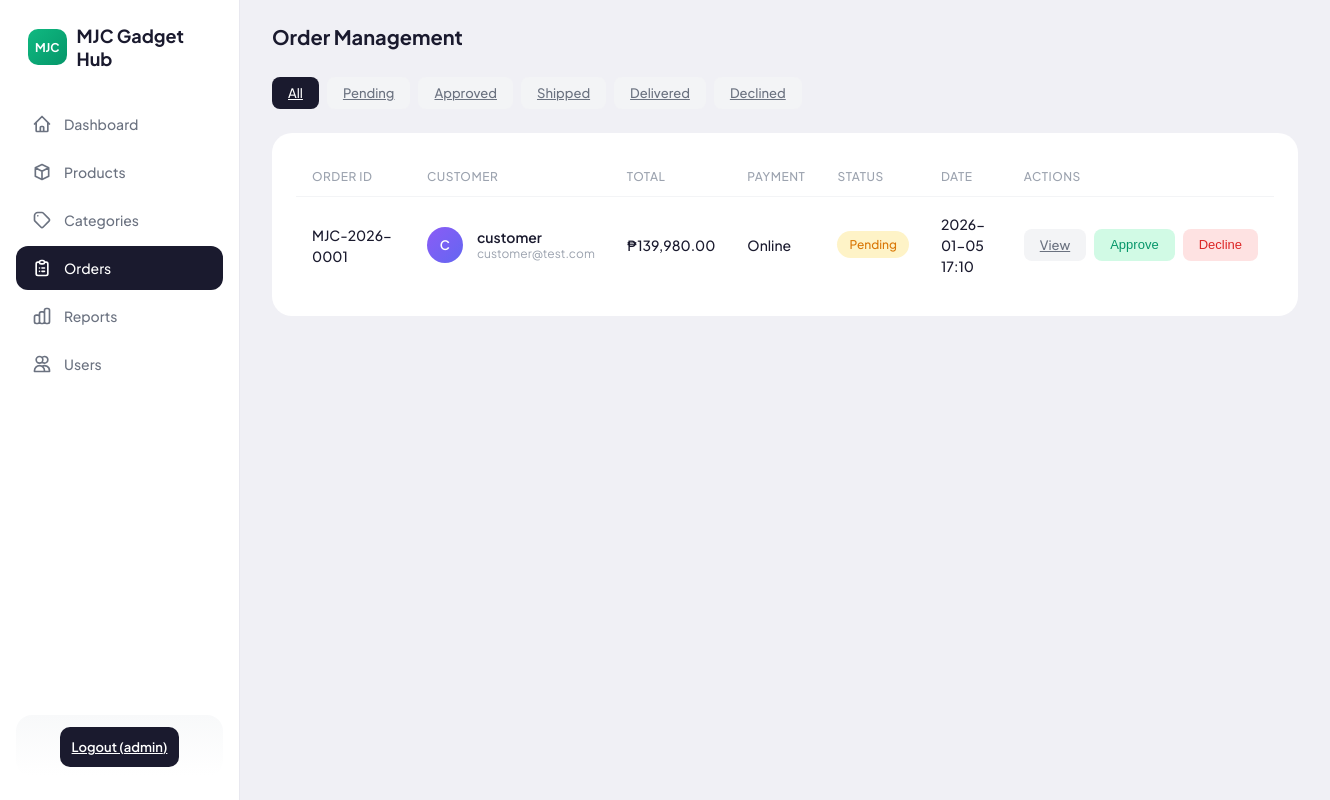
Page /admin/orders (signed in) on the committed database.
### app/models.py (models this page shows, shortened)
class User(UserMixin, db.Model):
    __tablename__ = 'user'
    id = db.Column(db.Integer, primary_key=True)
    email = db.Column(db.String(120), unique=True, nullable=False, index=True)
    username = db.Column(db.String(80), unique=True, nullable=False, index=True)
    password_hash = db.Column(db.String(256), nullable=False)
    is_admin = db.Column(db.Boolean, default=False, nullable=False)
    is_active_account = db.Column(db.Boolean, default=True, nullable=False)
    created_at = db.Column(db.DateTime, default=datetime.utcnow, nullable=False)
    orders = db.relationship('Order', backref='customer', lazy='dynamic', cascade='all, delete-orphan')

class Order(db.Model):
    __tablename__ = 'order'
    id = db.Column(db.Integer, primary_key=True)
    user_id = db.Column(db.Integer, db.ForeignKey('user.id', ondelete='CASCADE'), nullable=False, index=True)
    status = db.Column(db.String(20), default='Pending', nullable=False, index=True)
    decline_reason = db.Column(db.Text)
    payment_method = db.Column(db.String(50), nullable=False)
    payment_proof = db.Column(db.String(255))
    total_amount = db.Column(db.Float, default=0, nullable=False)
    shipping_address = db.Column(db.Text, nullable=False)
    created_at = db.Column(db.DateTime, default=datetime.utcnow, nullable=False, index=True)
    updated_at = db.Column(db.DateTime, default=datetime.utcnow, onupdate=datetime.utcnow, nullable=False)
    items = db.relationship('OrderItem', backref='order', lazy='dynamic', cascade='all, delete-orphan')

### app/routes/admin.py (the view)
@bp.route('/orders')
@login_required
@admin_required
def orders():
    status_filter = request.args.get('status', '')
    if status_filter:
        orders = Order.query.filter_by(status=status_filter).order_by(Order.created_at.desc()).all()
    else:
        orders = Order.query.order_by(Order.created_at.desc()).all()
    return render_template('admin/orders.html', orders=orders, current_status=status_filter)

### app/models.py (called while the page is built)
@login_manager.user_loader
def load_user(id):
    return User.query.get(int(id))

### app/routes/admin.py (called while the page is built)
def admin_required(f):
    @wraps(f)
    def decorated_function(*args, **kwargs):
        if not current_user.is_authenticated or not current_user.is_admin:
            flash('Admin access required', 'error')
            return redirect(url_for('auth.login'))
        return f(*args, **kwargs)
    return decorated_function

### app/templates/admin/orders.html (shortened to what this page needs)
{% extends "admin/base.html" %}
{% block content %}
<div class="header">
    <h1 class="section-title" style="margin-bottom:0">Order Management</h1>
</div>
<div style="display:flex;gap:8px;margin-bottom:24px;">
    <a href="{{ url_for('admin.orders') }}" class="action-btn {% if not current_status %}primary{% else %}secondary{% endif %}">All</a>
    <a href="{{ url_for('admin.orders', status='Pending') }}" class="action-btn {% if current_status == 'Pending' %}primary{% else %}secondary{% endif %}">Pending</a>
    <a href="{{ url_for('admin.orders', status='Approved') }}" class="action-btn {% if current_status == 'Approved' %}primary{% else %}secondary{% endif %}">Approved</a>
    <a href="{{ url_for('admin.orders', status='Shipped') }}" class="action-btn {% if current_status == 'Shipped' %}primary{% else %}secondary{% endif %}">Shipped</a>
    <a href="{{ url_for('admin.orders', status='Delivered') }}" class="action-btn {% if current_status == 'Delivered' %}primary{% else %}secondary{% endif %}">Delivered</a>
    <a href="{{ url_for('admin.orders', status='Declined') }}" class="action-btn {% if current_status == 'Declined' %}primary{% else %}secondary{% endif %}">Declined</a>
</div>
<div class="products-section">
    <table class="product-table">
        <thead>
            <tr>
                <th>Order ID</th>
                <th>Customer</th>
                <th>Total</th>
                <th>Payment</th>
                <th>Status</th>
                <th>Date</th>
                <th>Actions</th>
            </tr>
        </thead>
        <tbody>
            {% for order in orders %}
            <tr>
                <td><span class="table-value">MJC-{{ order.created_at.strftime('%Y') }}-{{ '%04d'|format(order.id) }}</span></td>
                <td>
                    <div class="product-info">
                        <div class="user-avatar" style="width:36px;height:36px;font-size:13px;">{{ order.customer.username[0]|upper }}</div>
                        <div>
                            <div class="product-name">{{ order.customer.username }}</div>
                            <div style="font-size:12px;color:#9ca3af;">{{ order.customer.email }}</div>
                        </div>
                    </div>
                </td>
                <td><span class="table-value">₱{{ "{:,.2f}".format(order.total_amount) }}</span></td>
                <td><span class="table-value">{{ order.payment_method }}</span></td>
                <td>
                    <span class="status-badge {{ order.status|lower }}">{{ order.status }}</span>
                </td>
                <td><span class="table-value">{{ order.created_at.strftime('%Y-%m-%d %H:%M') }}</span></td>
                <td>
                    <div class="table-actions">
                        <a href="{{ url_for('admin.order_detail', id=order.id) }}" class="action-btn secondary">View</a>
                        {% if order.status == 'Pending' %}
                        <button class="action-btn" style="background:#d1fae5;color:#059669;" onclick="openConfirmModal('approve', {{ order.id }}, '{{ order.customer.username }}', {{ order.total_amount }})">Approve</button>
                        <button class="action-btn" style="background:#fee2e2;color:#dc2626;" onclick="openDeclineModal({{ order.id }}, '{{ order.customer.username }}', {{ order.total_amount }})">Decline</button>
                        {% elif order.status == 'Approved' %}
                        <button class="action-btn" style="background:#dbeafe;color:#2563eb;" onclick="openConfirmModal('ship', {{ order.id }}, '{{ order.customer.username }}', {{ order.total_amount }})">Ship</button>
                        {% elif order.status == 'Shipped' %}
                        <button class="action-btn" style="background:#d1fae5;color:#059669;" onclick="openConfirmModal('deliver', {{ order.id }}, '{{ order.customer.username }}', {{ order.total_amount }})">Delivered</button>
                        {% endif %}
                    </div>
                </td>
            </tr>
            {% else %}
            <tr>
                <td colspan="7" class="empty-state">
                    <p>No orders found</p>
                </td>
            </tr>
            {% endfor %}
        </tbody>
    </table>
</div>
{% endblock %}

### app/templates/admin/base.html (shortened to what this page needs)
<!DOCTYPE html>
<html lang="en">
<head>
    <link rel="stylesheet" href="{{ url_for('static', filename='css/admin.css') }}">
</head>
<body>
    <div class="admin-container">
        <aside class="sidebar">
            <div class="logo">
                <div class="logo-icon">MJC</div>
                <span class="logo-text">MJC Gadget Hub</span>
            </div>
            <ul class="nav-menu">
                <li class="nav-item">
                    <a href="{{ url_for('admin.dashboard') }}" class="nav-link {% if request.endpoint == 'admin.dashboard' %}active{% endif %}">
                        <span>Dashboard</span>
                    </a>
                </li>
                <li class="nav-item">
                    <a href="{{ url_for('admin.products') }}" class="nav-link {% if 'products' in request.endpoint %}active{% endif %}">
                        <svg xmlns="http://www.w3.org/2000/svg" fill="none" viewBox="0 0 24 24" stroke="currentColor">
                            <path stroke-linecap="round" stroke-linejoin="round" stroke-width="2" d="M20 7l-8-4-8 4m16 0l-8 4m8-4v10l-8 4m0-10L4 7m8 4v10M4 7v10l8 4" />
                        </svg>
                        <span>Products</span>
                    </a>
                </li>
                <li class="nav-item">
                    <a href="{{ url_for('admin.categories') }}" class="nav-link {% if 'categories' in request.endpoint %}active{% endif %}">
                        <svg xmlns="http://www.w3.org/2000/svg" fill="none" viewBox="0 0 24 24" stroke="currentColor">
                            <path stroke-linecap="round" stroke-linejoin="round" stroke-width="2" d="M7 7h.01M7 3h5c.512 0 1.024.195 1.414.586l7 7a2 2 0 010 2.828l-7 7a2 2 0 01-2.828 0l-7-7A1.994 1.994 0 013 12V7a4 4 0 014-4z" />
                        </svg>
                        <span>Categories</span>
                    </a>
                </li>
                <li class="nav-item">
                    <a href="{{ url_for('admin.orders') }}" class="nav-link {% if 'order' in request.endpoint %}active{% endif %}">
                        <span>Orders</span>
                    </a>
                </li>
                <li class="nav-item">
                    <a href="{{ url_for('admin.reports') }}" class="nav-link {% if 'reports' in request.endpoint %}active{% endif %}">
                        <span>Reports</span>
                    </a>
                </li>
                <li class="nav-item">
                    <a href="{{ url_for('admin.users') }}" class="nav-link {% if 'users' in request.endpoint %}active{% endif %}">
                        <svg xmlns="http://www.w3.org/2000/svg" fill="none" viewBox="0 0 24 24" stroke="currentColor">
                            <path stroke-linecap="round" stroke-linejoin="round" stroke-width="2" d="M12 4.354a4 4 0 110 5.292M15 21H3v-1a6 6 0 0112 0v1zm0 0h6v-1a6 6 0 00-9-5.197M13 7a4 4 0 11-8 0 4 4 0 018 0z" />
                        </svg>
                        <span>Users</span>
                    </a>
                </li>
            </ul>
            <div class="upgrade-card">
                <a href="{{ url_for('auth.logout') }}" class="upgrade-btn">Logout ({{ current_user.username }})</a>
            </div>
        </aside>
        <main class="main-content">
            <div class="content-area">
                {% block content %}{% endblock %}
            </div>
        </main>
    </div>
</body>
</html>

### app/static/css/admin.css (style rules this page uses)
* { margin: 0; padding: 0; box-sizing: border-box; }
body { font-family: 'Plus Jakarta Sans', sans-serif; background-color: #f0f0f5; color: #1a1a2e; }
.admin-container { display: flex; min-height: 100vh; }
.sidebar { width: 240px; background: #fff; padding: 24px 16px; display: flex; flex-direction: column; border-right: 1px solid #e8e8ef; position: fixed; height: 100vh; overflow-y: auto; }
.logo { display: flex; align-items: center; gap: 10px; padding: 0 12px; margin-bottom: 32px; }
.logo-icon { width: 42px; height: 36px; background: linear-gradient(135deg, #10b981 0%, #059669 100%); border-radius: 10px; display: flex; align-items: center; justify-content: center; color: white; font-weight: 700; font-size: 12px; }
.logo-text { font-weight: 700; font-size: 18px; color: #1a1a2e; }
.nav-menu { list-style: none; flex: 1; }
.nav-item { margin-bottom: 4px; }
.nav-link { display: flex; align-items: center; gap: 12px; padding: 12px 16px; text-decoration: none; color: #6b7280; border-radius: 12px; transition: all 0.2s ease; font-weight: 500; font-size: 14px; }
.nav-link.active { background: #1a1a2e; color: #fff; }
.nav-link svg { width: 20px; height: 20px; }
.upgrade-card { background: linear-gradient(180deg, #f8f9fa 0%, #fff 100%); border-radius: 16px; padding: 20px; margin-top: auto; text-align: center; }
.upgrade-btn { width: 100%; padding: 12px; background: #1a1a2e; color: white; border: none; border-radius: 10px; font-weight: 600; cursor: pointer; font-size: 13px; transition: transform 0.2s; }
.main-content { flex: 1; margin-left: 240px; padding: 24px 32px; display: flex; gap: 24px; }
.content-area { flex: 1; }
.header { display: flex; align-items: center; justify-content: space-between; margin-bottom: 28px; }
.user-avatar { width: 40px; height: 40px; border-radius: 50%; background: linear-gradient(135deg, #8b5cf6 0%, #6366f1 100%); display: flex; align-items: center; justify-content: center; color: white; font-weight: 600; }
.section-title { font-size: 20px; font-weight: 700; margin-bottom: 20px; color: #1a1a2e; }
.products-section { background: #fff; border-radius: 20px; padding: 24px; }
.product-table { width: 100%; border-collapse: collapse; }
.product-table th { text-align: left; padding: 12px 16px; font-size: 12px; color: #9ca3af; font-weight: 500; text-transform: uppercase; letter-spacing: 0.5px; border-bottom: 1px solid #f3f4f6; }
.product-table td { padding: 16px; vertical-align: middle; border-bottom: 1px solid #f3f4f6; }
.product-table tr:last-child td { border-bottom: none; }
.product-info { display: flex; align-items: center; gap: 14px; }
.product-name { font-weight: 600; font-size: 14px; color: #1a1a2e; }
.table-value { font-weight: 500; font-size: 14px; color: #1a1a2e; }
.table-actions { display: flex; gap: 8px; }
.action-btn { padding: 8px 16px; border-radius: 8px; border: none; font-size: 13px; font-weight: 500; cursor: pointer; transition: all 0.2s; }
.action-btn.primary { background: #1a1a2e; color: white; }
.action-btn.secondary { background: #f3f4f6; color: #6b7280; }
.status-badge { display: inline-flex; padding: 6px 12px; border-radius: 20px; font-size: 12px; font-weight: 500; }
.status-badge.pending { background: #fef3c7; color: #d97706; }

### rows in the picture
User: username "admin"
Order: created_at "2026", id "0001", customer "C", customer.username "customer", customer.email "customer@test.com", total_amount "139,980.00", payment_method "Online", status "Pending", created_at "2026-01-05 17:10"
